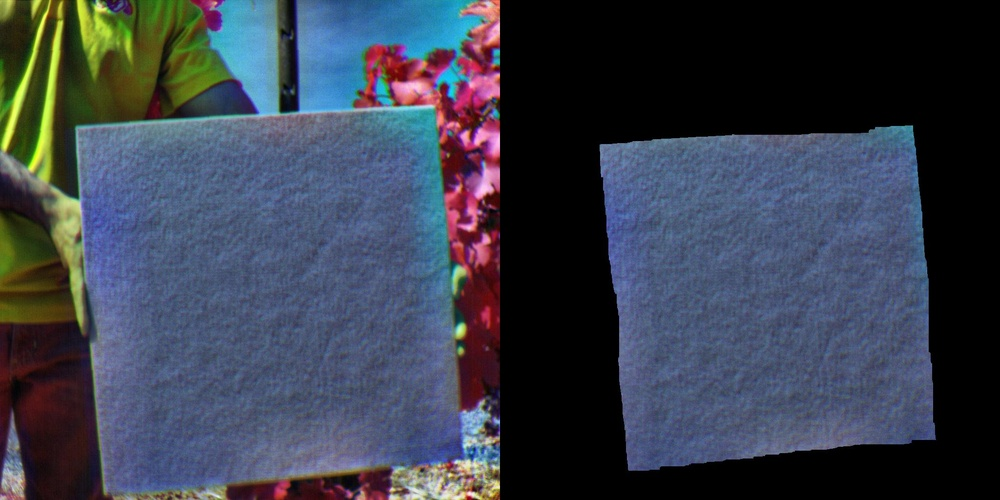
%> input picture tripodAnalysis/Segmentation Test/Calibration Standards/Manual Segment SSD#/tripod_canopy_2020_200901_140503_ssd4.jpg, 1000 x 500 px, shrunk from 2048 x 1024 before the run
$ octave --eval "result = segCircle(imread('../tripodAnalysis/Segmentation Test/Calibration Standards/Manual Segment SSD#/tripod_canopy_2020_200901_140503_ssd4.jpg'));"   (GNU Octave 9; MATLAB toolbox functions it lacks are replaced by stand-ins)
%> lines starting %> are read from the running program, lines starting %| are printed output that depends on the picture; in (x1, y1, x2, y2) boxes, pixels count from 0 and x2, y2 are one past the last pixel; in counts of white or black regions, pixels touching at a corner belong together; the program's own positions count from 1
function [BW,maskedImage] = segCircle(X)
%segmentImage Segment image using auto-generated code from imageSegmenter app
%  [BW,MASKEDIMAGE] = segmentImage(X) segments image X using auto-generated
%  code from the imageSegmenter app. The final segmentation is returned in
%  BW, and a masked image is returned in MASKEDIMAGE.
%----------------------------------------------------


% Adjust data to span data range.
X = imadjust(X);
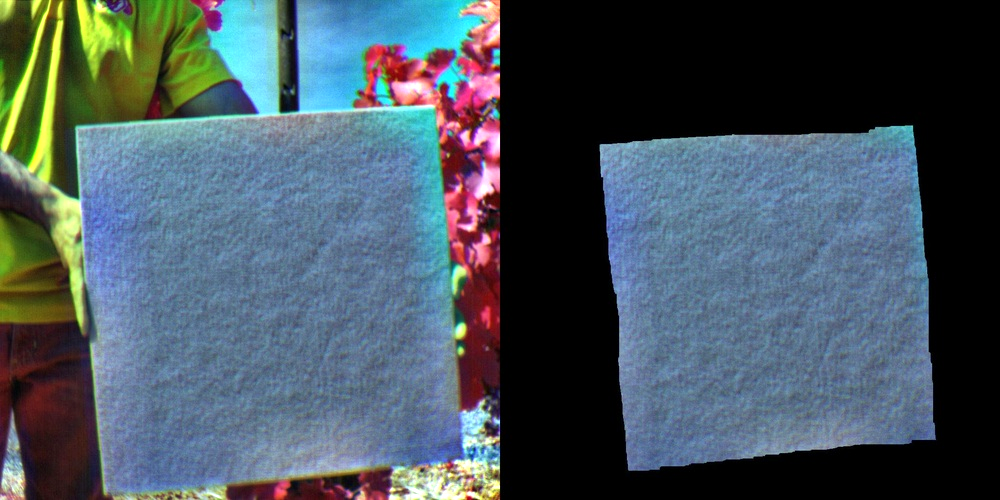
%> X: size 500x1000x3 uint8; mean R, G, B 70.1, 84.6, 94.2

% Find circles
[centers,radii,~] = imfindcircles(X,[25 75],'ObjectPolarity','bright','Sensitivity',1.00);
%> centers = 1206 rows, first 12: [418 109; 60 10; 54 220; 107 153; 23 136; 87 47; 82 232; 249 41; 252 56; 75 33; 14 135; 412 114]; radii = 1206 values, max 74.76 at index 432, min 25 at index 604, mean 43.02
BW = false(size(X,1),size(X,2));
[Xgrid,Ygrid] = meshgrid(1:size(BW,2),1:size(BW,1));
BW = BW | (hypot(Xgrid-centers(1,1),Ygrid-centers(1,2)) <= radii(1));
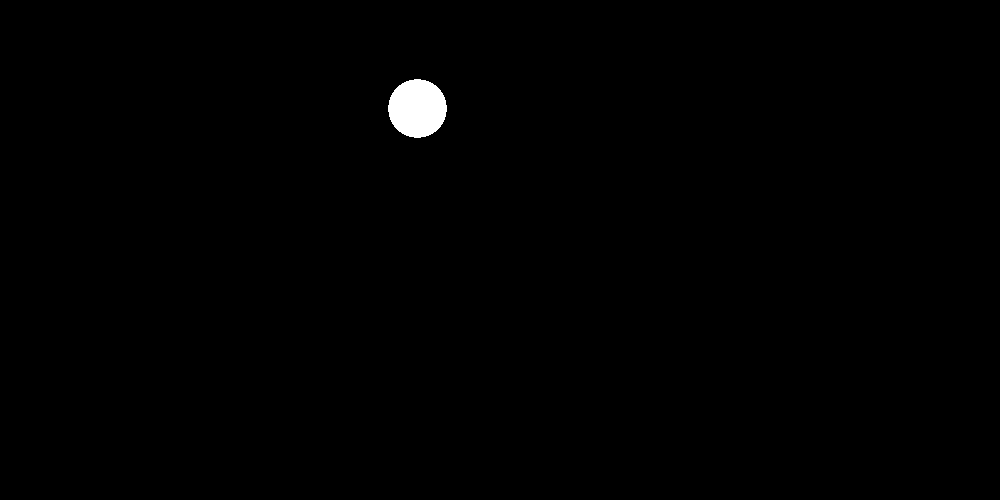
%> BW: size 500x1000 logical; 0.54% white; 1 white region, box (x1, y1, x2, y2) and area: (388, 79, 447, 138) 2701

% Create masked image.
maskedImage = X;
maskedImage(~BW) = 0;
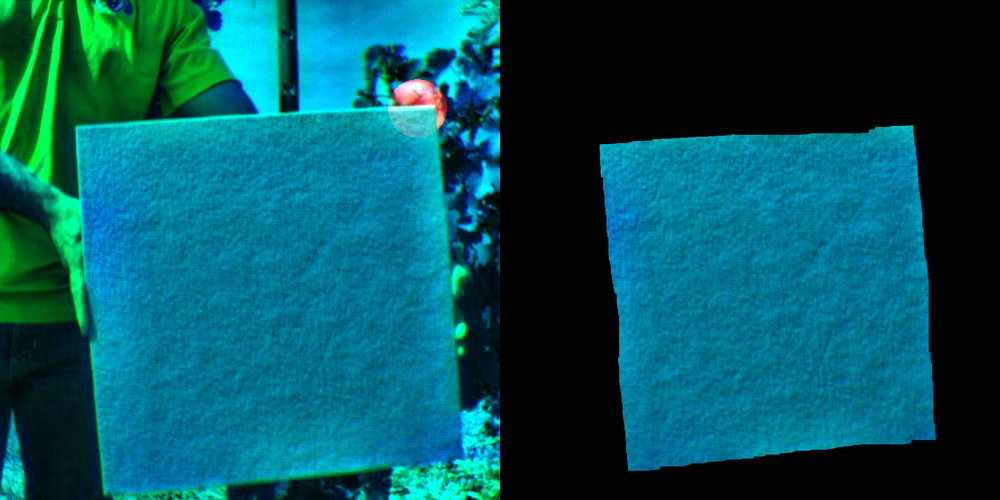
%> maskedImage: size 500x1000x3 uint8; mean R, G, B 0.8, 84.6, 94.2
end

$ run again, on tripodAnalysis/Segmentation Test/Calibration Standards/Manual Segment SSD#/tripod_canopy_2020_200901_150455_ssd4.jpg
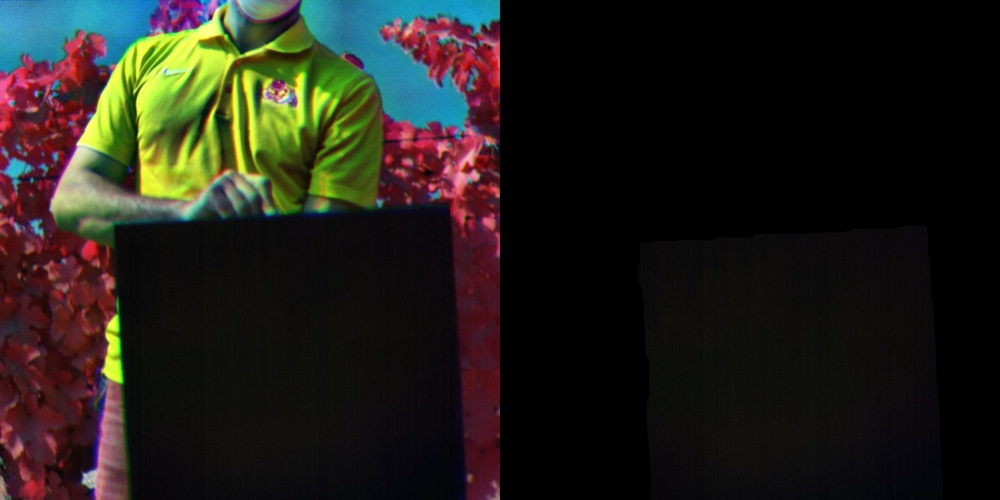
%> input picture tripodAnalysis/Segmentation Test/Calibration Standards/Manual Segment SSD#/tripod_canopy_2020_200901_150455_ssd4.jpg, 1000 x 500 px, shrunk from 2048 x 1024 before the run
%> centers = 1028 rows, first 12: [152 69; 166 105; 272 78; 173 188; 173 69; 208 160; 232 131; 173 178; 251 131; 193 109; 211 154; 83 204]; radii = 1028 values, max 74.94 at index 146, min 25 at index 826, mean 43.68
%> in segCircle, `BW = BW | (hypot(Xgrid-centers(1,1),Ygrid-centers(1,2)) <= radii(1));`:
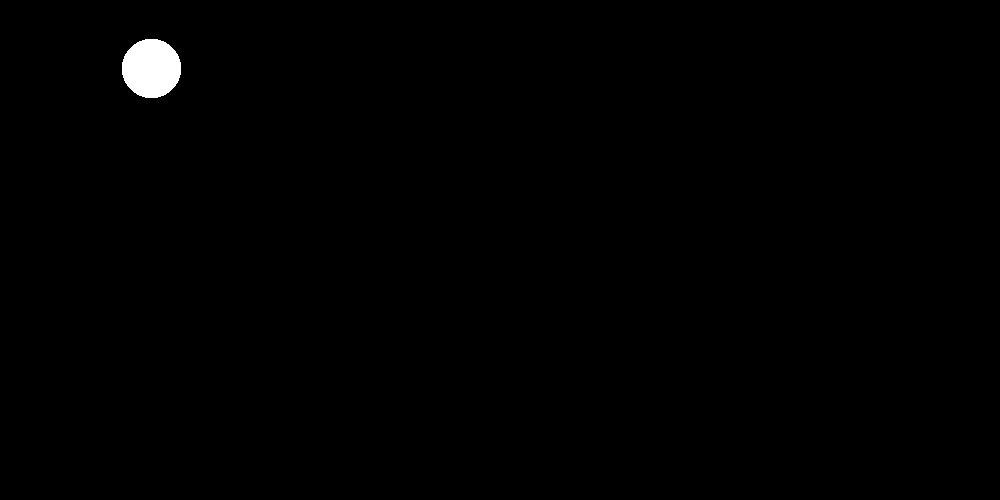
%> BW: size 500x1000 logical; 0.55% white; 1 white region, box (x1, y1, x2, y2) and area: (122, 39, 181, 98) 2757
%> in segCircle, `maskedImage(~BW) = 0;`:
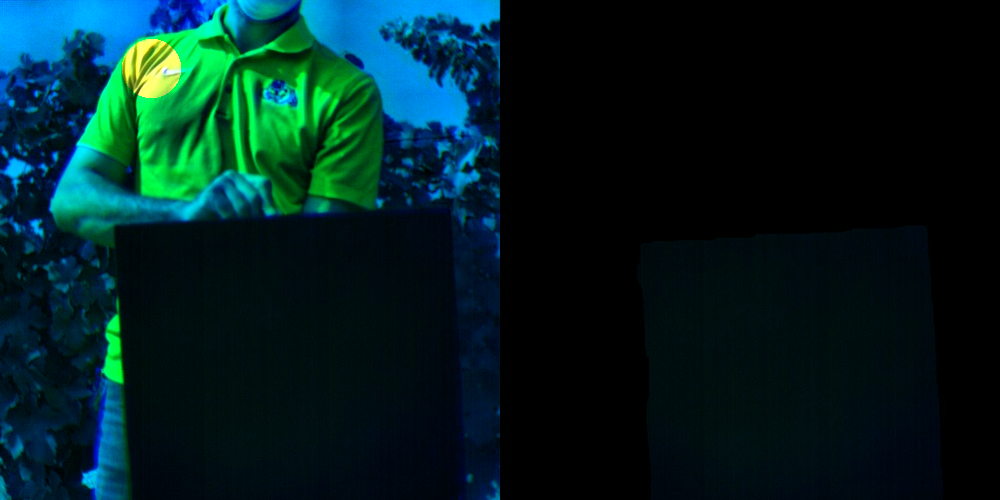
%> maskedImage: size 500x1000x3 uint8; mean R, G, B 1.1, 31.6, 33.2

$ run again, on tripodAnalysis/Segmentation Test/Calibration Standards/Manual Segment SSD#/tripod_canopy_2020_200901_164152_ssd1.jpg
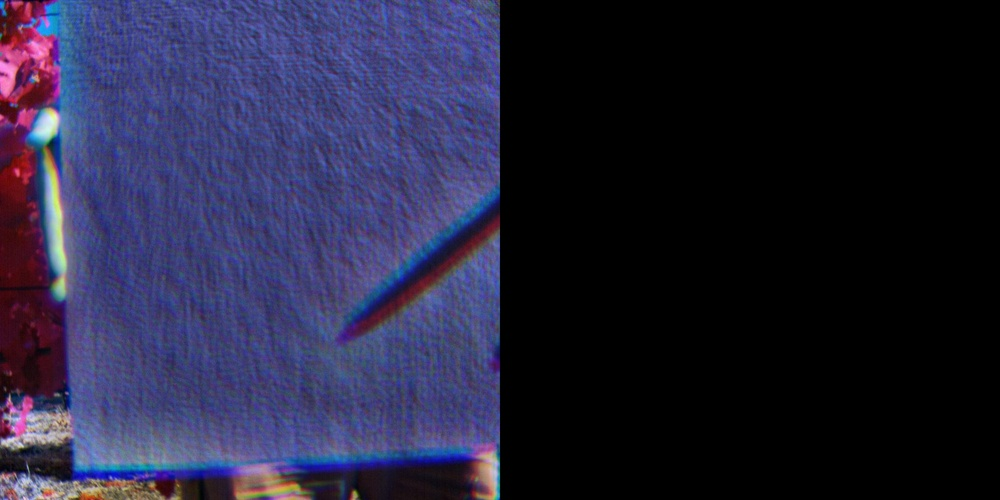
%> input picture tripodAnalysis/Segmentation Test/Calibration Standards/Manual Segment SSD#/tripod_canopy_2020_200901_164152_ssd1.jpg, 1000 x 500 px, shrunk from 2048 x 1024 before the run
%> centers = 1970 rows, first 12: [81 254; 90 249; 92 248; 506 465; 262 492; 52 113; 38 424; 41 418; 77 199; 433 428; 473 182; 71 164]; radii = 1970 values, max 74.98 at index 885, min 25 at index 1970, mean 44.28
%> in segCircle, `BW = BW | (hypot(Xgrid-centers(1,1),Ygrid-centers(1,2)) <= radii(1));`:
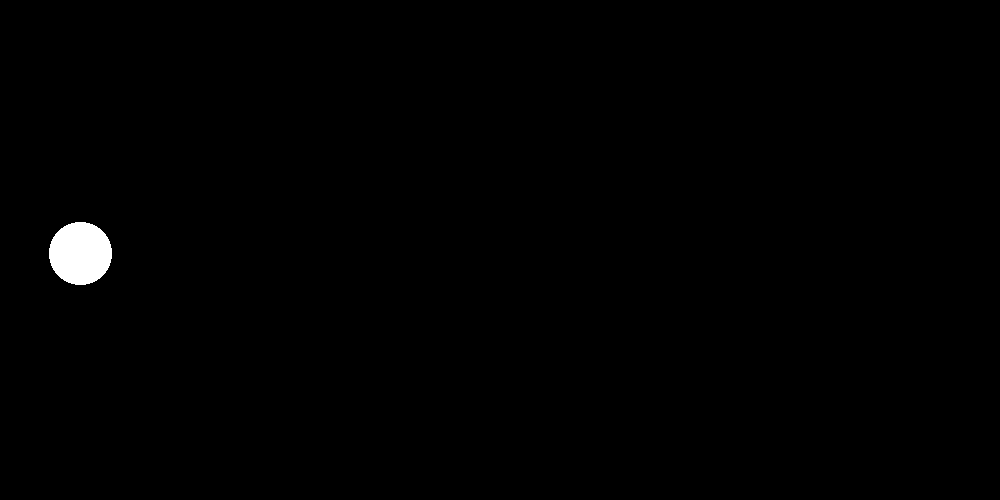
%> BW: size 500x1000 logical; 0.62% white; 1 white region, box (x1, y1, x2, y2) and area: (49, 222, 112, 285) 3125
%> in segCircle, `maskedImage(~BW) = 0;`:
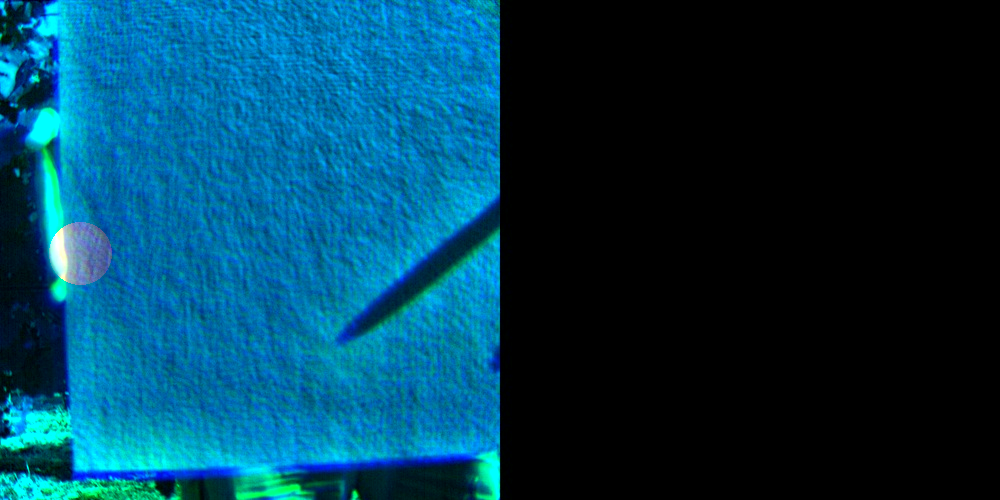
%> maskedImage: size 500x1000x3 uint8; mean R, G, B 0.8, 58.4, 82.9

$ run again, on tripodAnalysis/Segmentation Test/Calibration Standards/Manual Segment SSD#/tripod_canopy_2020_200902_082305_ssd1.jpg
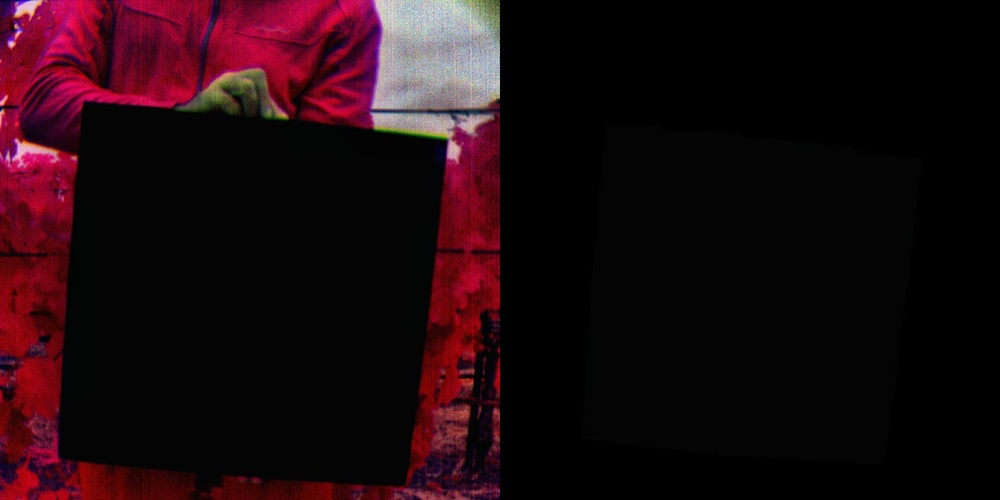
%> input picture tripodAnalysis/Segmentation Test/Calibration Standards/Manual Segment SSD#/tripod_canopy_2020_200902_082305_ssd1.jpg, 1000 x 500 px, shrunk from 2048 x 1024 before the run
%> centers = 944 rows, first 12: [232 102; 415 97; 400 108; 481 153; 239 108; 488 154; 429 145; 438 83; 473 82; 423 97; 387 103; 34 174]; radii = 944 values, max 74.98 at index 144, min 25 at index 541, mean 45.01
%> in segCircle, `BW = BW | (hypot(Xgrid-centers(1,1),Ygrid-centers(1,2)) <= radii(1));`:
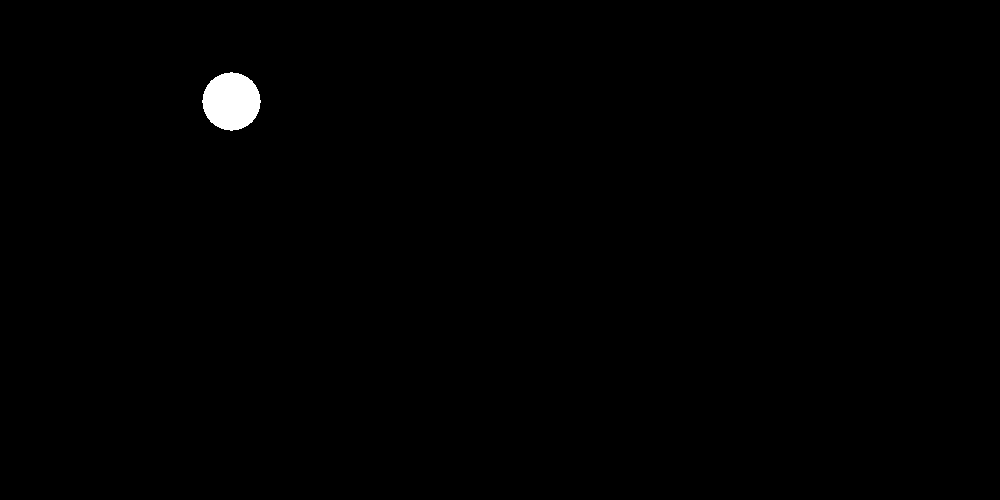
%> BW: size 500x1000 logical; 0.53% white; 1 white region, box (x1, y1, x2, y2) and area: (202, 72, 261, 131) 2637
%> in segCircle, `maskedImage(~BW) = 0;`:
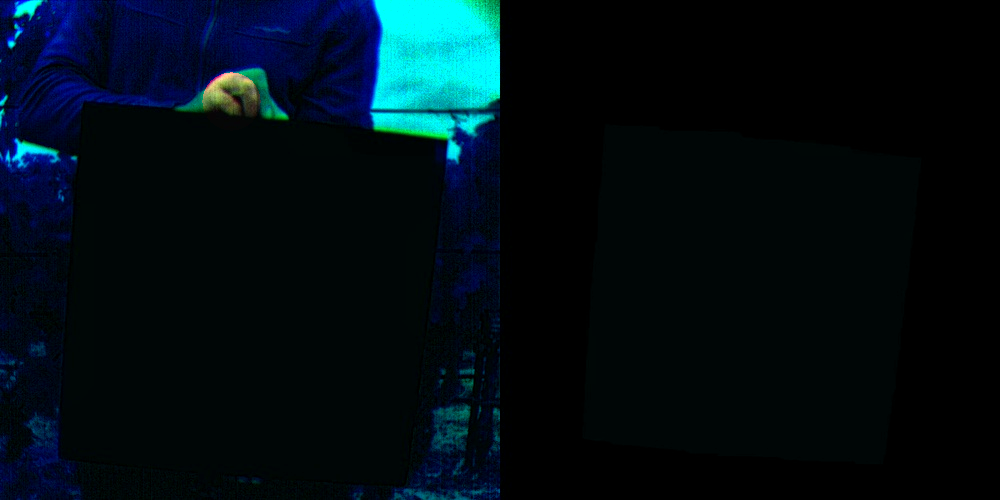
%> maskedImage: size 500x1000x3 uint8; mean R, G, B 0.4, 13.3, 19.9
